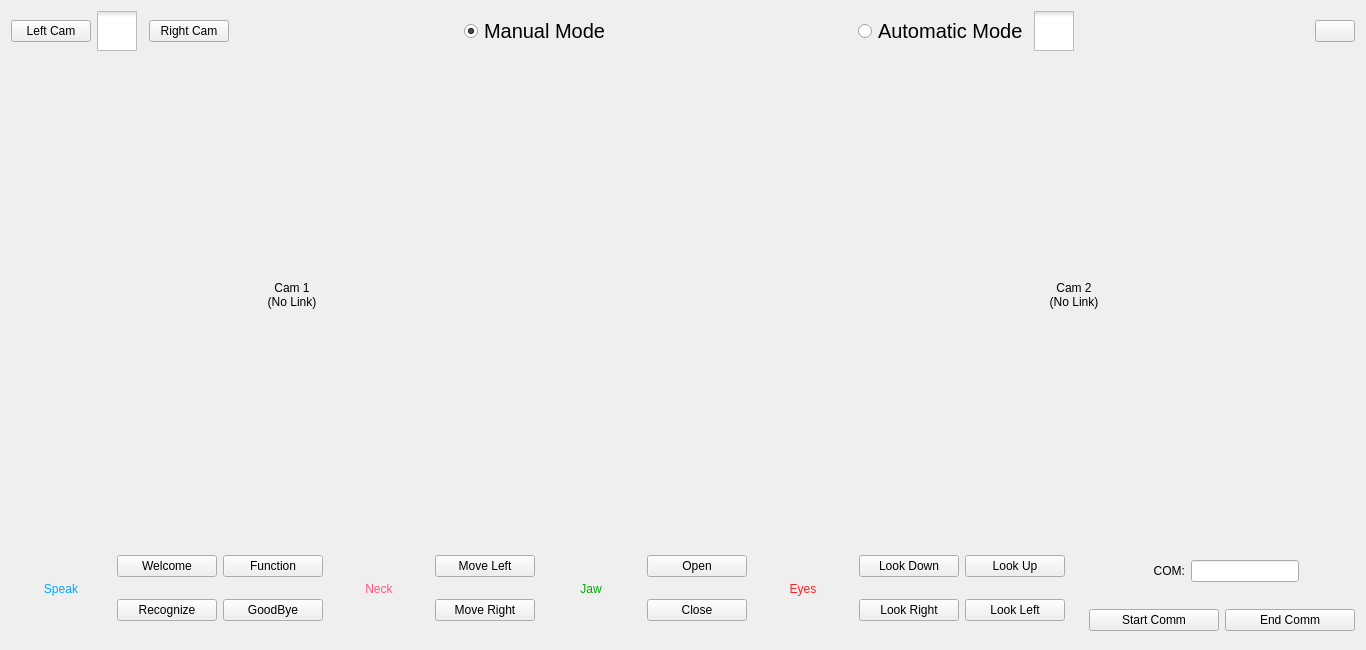
<?xml version="1.0" encoding="UTF-8"?>
<ui version="4.0">
 <class>Form</class>
 <widget class="QWidget" name="Form">
  <property name="geometry">
   <rect>
    <x>0</x>
    <y>0</y>
    <width>1366</width>
    <height>650</height>
   </rect>
  </property>
  <property name="minimumSize">
   <size>
    <width>1000</width>
    <height>650</height>
   </size>
  </property>
  <property name="windowTitle">
   <string>Inmoov Humanoid</string>
  </property>
  <property name="windowIcon">
   <iconset>
    <normaloff>Inmoov_Head.jpg</normaloff>Inmoov_Head.jpg</iconset>
  </property>
  <property name="styleSheet">
   <string notr="true">QProgressBar:horizontal {
    border: 1px solid #3A3939;
    text-align: center;
    padding: 1px;
    background: #201F1F;
}
QProgressBar::chunk:horizontal {
    background-color: qlineargradient(spread:reflect, x1:1, y1:0.545, x2:1, y2:0, stop:0 rgba(28, 66, 111, 255), stop:1 rgba(37, 87, 146, 255));
}

QToolTip
{
    border: 1px solid #3A3939;
    background-color: rgb(90, 102, 117);;
    color: white;
    padding: 1px;
    opacity: 200;
}

QWidget
{
    color: silver;
    background-color: rgb(45,45,68);
    selection-background-color: rgb(45, 45, 68);
	selection-color: rgb(255, 255, 255);
    background-clip: border;
    border-image: none;
    outline: 0;
}

QWidget:item:hover
{
    background-color: #78879b;
    color: black;
}

QCheckBox
{
    spacing: 5px;
    outline: none;
    color: #bbb;
    margin-bottom: 2px;
}

QCheckBox:disabled
{
    color: #777777;
}


QMenuBar
{
    background-color: #302F2F;
    color: silver;
}

QMenuBar::item
{
    background: transparent;
}

QMenuBar::item:selected
{
    background: transparent;
    border: 1px solid #3A3939;
}

QMenuBar::item:pressed
{
    border: 1px solid #3A3939;
    background-color: #3d8ec9;
    color: black;
    margin-bottom:-1px;
    padding-bottom:1px;
}

QMenu
{
    border: 1px solid #3A3939;
    color: silver;
    margin: 1px;
}

QMenu::icon
{
    margin: 1px;
}

QMenu::item
{
    padding: 2px 2px 2px 25px;
    margin-left: 5px;
    border: 1px solid transparent; /* reserve space for selection border */
}

QMenu::item:selected
{
    color: black;
}

QMenu::separator {
    height: 2px;
    background: lightblue;
    margin-left: 10px;
    margin-right: 5px;
}

QMenu::indicator {
    width: 16px;
    height: 16px;
}

/* non-exclusive indicator = check box style indicator
   (see QActionGroup::setExclusive) */
QMenu::indicator:non-exclusive:unchecked {
    image: url(:/dark_blue/img/checkbox_unchecked.png);
}

QMenu::indicator:non-exclusive:unchecked:selected {
    image: url(:/dark_blue/img/checkbox_unchecked_disabled.png);
}

QMenu::indicator:non-exclusive:checked {
    image: url(:/dark_blue/img/checkbox_checked.png);
}

QMenu::indicator:non-exclusive:checked:selected {
    image: url(:/dark_blue/img/checkbox_checked_disabled.png);
}

/* exclusive indicator = radio button style indicator (see QActionGroup::setExclusive) */
QMenu::indicator:exclusive:unchecked {
    image: url(:/dark_blue/img/radio_unchecked.png);
}

QMenu::indicator:exclusive:unchecked:selected {
    image: url(:/dark_blue/img/radio_unchecked_disabled.png);
}

QMenu::indicator:exclusive:checked {
    image: url(:/dark_blue/img/radio_checked.png);
}

QMenu::indicator:exclusive:checked:selected {
    image: url(:/dark_blue/img/radio_checked_disabled.png);
}

QMenu::right-arrow {
    margin: 5px;
    image: url(:/dark_blue/img/right_arrow.png)
}


QWidget:disabled
{
    color: #808080;
    background-color: #302F2F;
}

QAbstractItemView
{
    alternate-background-color: #3A3939;
    color: silver;
    border: 1px solid 3A3939;
    border-radius: 2px;
    padding: 1px;
}

QWidget:focus, QMenuBar:focus
{
    border: 1px solid #78879b;
}

QTabWidget:focus, QCheckBox:focus, QRadioButton:focus, QSlider:focus
{
    border: none;
}

QLineEdit
{
    background-color: #201F1F;
    padding: 2px;
    border-style: solid;
    border: 1px solid #3A3939;
    border-radius: 8px;
    color: silver;
	font-size:17px;
}

QGroupBox {
    border:1px solid #3A3939;
    border-radius: 2px;
    margin-top: 20px;
    background-color: #302F2F;
    color: silver;
}

QGroupBox::title {
    subcontrol-origin: margin;
    subcontrol-position: top center;
    padding-left: 10px;
    padding-right: 10px;
    padding-top: 10px;
}

QAbstractScrollArea
{
    border-radius: 2px;
    border: 1px solid #3A3939;
    background-color: transparent;
}

QScrollBar:horizontal
{
    height: 15px;
    margin: 3px 15px 3px 15px;
    border: 1px transparent #2A2929;
    border-radius: 4px;
    background-color: #2A2929;
}

QScrollBar::handle:horizontal
{
    background-color: #605F5F;
    min-width: 5px;
    border-radius: 4px;
}

QScrollBar::add-line:horizontal
{
    margin: 0px 3px 0px 3px;
    border-image: url(:/dark_blue/img/right_arrow_disabled.png);
    width: 10px;
    height: 10px;
    subcontrol-position: right;
    subcontrol-origin: margin;
}

QScrollBar::sub-line:horizontal
{
    margin: 0px 3px 0px 3px;
    border-image: url(:/dark_blue/img/left_arrow_disabled.png);
    height: 10px;
    width: 10px;
    subcontrol-position: left;
    subcontrol-origin: margin;
}

QScrollBar::add-line:horizontal:hover,QScrollBar::add-line:horizontal:on
{
    border-image: url(:/dark_blue/img/right_arrow.png);
    height: 10px;
    width: 10px;
    subcontrol-position: right;
    subcontrol-origin: margin;
}


QScrollBar::sub-line:horizontal:hover, QScrollBar::sub-line:horizontal:on
{
    border-image: url(:/dark_blue/img/left_arrow.png);
    height: 10px;
    width: 10px;
    subcontrol-position: left;
    subcontrol-origin: margin;
}

QScrollBar::up-arrow:horizontal, QScrollBar::down-arrow:horizontal
{
    background: none;
}


QScrollBar::add-page:horizontal, QScrollBar::sub-page:horizontal
{
    background: none;
}

QScrollBar:vertical
{
    background-color: rgb(59,59,90);
    width: 10px;
    
    border-radius: 4px;
}

QScrollBar::handle:vertical
{
    background-color: rgb(80,80,122);
    min-height: 30px;
    border-radius: 4px;
}

QScrollBar::handle:vertical:hover
{
    background-color: rgb(255,0,127);
}

QScrollBar::handle:vertical:pressed
{
    background-color: rgb(185,0,92);
}

QScrollBar::sub-line:vertical
{
    margin: 3px 0px 3px 0px;
    border-image: url(:/dark_blue/img/up_arrow_disabled.png);
    height: 10px;
    width: 10px;
    subcontrol-position: top;
    subcontrol-origin: margin;
}

QScrollBar::add-line:vertical
{
    margin: 3px 0px 3px 0px;
    border-image: url(:/dark_blue/img/down_arrow_disabled.png);
    height: 10px;
    width: 10px;
    subcontrol-position: bottom;
    subcontrol-origin: margin;
}

QScrollBar::sub-line:vertical:hover,QScrollBar::sub-line:vertical:on
{

    border-image: url(:/dark_blue/img/up_arrow.png);
    height: 10px;
    width: 10px;
    subcontrol-position: top;
    subcontrol-origin: margin;
}


QScrollBar::add-line:vertical:hover, QScrollBar::add-line:vertical:on
{
    border-image: url(:/dark_blue/img/down_arrow.png);
    height: 10px;
    width: 10px;
    subcontrol-position: bottom;
    subcontrol-origin: margin;
}

QScrollBar::up-arrow:vertical, QScrollBar::down-arrow:vertical
{
    background: none;
}


QScrollBar::add-page:vertical, QScrollBar::sub-page:vertical
{
    background: none;
}

QTextEdit
{
    background-color: #201F1F;
    color: silver;
    border: 1px solid #3A3939;
}

QPlainTextEdit
{
    background-color: #201F1F;;
    color: silver;
    border-radius: 2px;
    border: 1px solid #3A3939;
}

QHeaderView::section
{
    background-color: #3A3939;
    color: silver;
    padding-left: 4px;
    border: 1px solid #6c6c6c;
}

QSizeGrip {
    image: url(:/dark_blue/img/sizegrip.png);
    width: 12px;
    height: 12px;
}

QMainWindow
{
    background-color: #302F2F;

}

QMainWindow::separator
{
    background-color: #302F2F;
    color: white;
    padding-left: 4px;
    spacing: 2px;
    border: 1px dashed #3A3939;
}

QMainWindow::separator:hover
{

    background-color: #787876;
    color: white;
    padding-left: 4px;
    border: 1px solid #3A3939;
    spacing: 2px;
}


QMenu::separator
{
    height: 1px;
    background-color: #3A3939;
    color: white;
    padding-left: 4px;
    margin-left: 10px;
    margin-right: 5px;
}


QFrame
{
    border-radius: 2px;
    border: 1px solid #444;
}

QFrame[frameShape=&quot;0&quot;]
{
    border-radius: 2px;
    border: 1px transparent #444;
}

QStackedWidget
{
    background-color: #302F2F;
    border: 1px transparent black;
}

QToolBar {
    border: 1px transparent #393838;
    background: 1px solid #302F2F;
    font-weight: bold;
}

QToolBar::handle:horizontal {
    image: url(:/dark_blue/img/Hmovetoolbar.png);
}
QToolBar::handle:vertical {
    image: url(:/dark_blue/img/Vmovetoolbar.png);
}
QToolBar::separator:horizontal {
    image: url(:/dark_blue/img/Hsepartoolbar.png);
}
QToolBar::separator:vertical {
    image: url(:/dark_blue/img/Vsepartoolbars.png);
}

QPushButton
{
	font-size:15px;
    color: silver;
    background-color: rgb(45,45,68);
    border-width: 2px;
    border-color: rgb(74,73,120);
    border-style: solid;
    padding-top: 2px;
    padding-bottom: 2px;
    padding-left: 10px;
    padding-right: 10px;
    border-radius: 10px;
    /* outline: none; */
    /* min-width: 40px; */
}

QPushButton:disabled
{
    background-color: #302F2F;
    border-width: 2px;
    border-color: #3A3939;
    border-style: solid;
    padding-top: 2px;
    padding-bottom: 2px;
    padding-left: 10px;
    padding-right: 10px;
    /*border-radius: 2px;*/
    color: #808080;
}

QComboBox
{
    selection-background-color: #3d8ec9;
    background-color: #201F1F;
    border-style: solid;
    border: 1px solid #3A3939;
    border-radius: 2px;
    padding: 2px;
    min-width: 75px;
}

QPushButton:checked{
    background-color: #4A4949;
    border-color: #6A6969;
}

QPushButton:hover {
    border: 2px solid #78879b;
    color: silver;
}

QComboBox:hover, QAbstractSpinBox:hover,QLineEdit:hover,QTextEdit:hover,QPlainTextEdit:hover,QAbstractView:hover,QTreeView:hover
{
    border: 1px solid #78879b;
    color: silver;
}

QComboBox:on
{
    background-color: #626873;
    padding-top: 3px;
    padding-left: 4px;
    selection-background-color: #4a4a4a;
}

QComboBox QAbstractItemView
{
    background-color: #201F1F;
    border-radius: 2px;
    border: 1px solid #444;
    selection-background-color: #3d8ec9;
    color: silver;
}

QComboBox::drop-down
{
    subcontrol-origin: padding;
    subcontrol-position: top right;
    width: 15px;

    border-left-width: 0px;
    border-left-color: darkgray;
    border-left-style: solid;
    border-top-right-radius: 3px;
    border-bottom-right-radius: 3px;
}

QComboBox::down-arrow
{
    image: url(:/dark_blue/img/down_arrow_disabled.png);
}

QComboBox::down-arrow:on, QComboBox::down-arrow:hover,
QComboBox::down-arrow:focus
{
    image: url(:/dark_blue/img/down_arrow.png);
}

QPushButton:pressed
{
    background-color: #3d8ec9;;
}

QAbstractSpinBox {
    padding-top: 2px;
    padding-bottom: 2px;
    border: 1px solid #3A3939;
    background-color: #201F1F;
    color: silver;
    border-radius: 2px;
    min-width: 75px;
}

QAbstractSpinBox:up-button
{
    background-color: transparent;
    subcontrol-origin: border;
    subcontrol-position: top right;
}

QAbstractSpinBox:down-button
{
    background-color: transparent;
    subcontrol-origin: border;
    subcontrol-position: bottom right;
}

QAbstractSpinBox::up-arrow,QAbstractSpinBox::up-arrow:disabled,QAbstractSpinBox::up-arrow:off {
    image: url(:/dark_blue/img/up_arrow_disabled.png);
    width: 10px;
    height: 10px;
}
QAbstractSpinBox::up-arrow:hover
{
    image: url(:/dark_blue/img/up_arrow.png);
}


QAbstractSpinBox::down-arrow,QAbstractSpinBox::down-arrow:disabled,QAbstractSpinBox::down-arrow:off
{
    image: url(:/dark_blue/img/down_arrow_disabled.png);
    width: 10px;
    height: 10px;
}
QAbstractSpinBox::down-arrow:hover
{
    image: url(:/dark_blue/img/down_arrow.png);
}


QLabel
{
    border: 0px solid black;
	font-size:17px;
}

QTabWidget{
    border: 1px transparent black;
}

QTabWidget::pane {
    border: 1px solid #444;
    border-radius: 3px;
    padding: 3px;
}

QTabBar
{
    qproperty-drawBase: 0;
    left: 5px; /* move to the right by 5px */
}

QTabBar:focus
{
    border: 0px transparent black;
}

QTabBar::close-button  {
    image: url(:/dark_blue/img/close.png);
    background: transparent;
}

QTabBar::close-button:hover
{
    image: url(:/dark_blue/img/close-hover.png);
    background: transparent;
}

QTabBar::close-button:pressed {
    image: url(:/dark_blue/img/close-pressed.png);
    background: transparent;
}

/* TOP TABS */
QTabBar::tab:top {
    color: #b1b1b1;
    border: 1px solid #4A4949;
    border-bottom: 1px transparent black;
    background-color: #302F2F;
    padding: 5px;
    border-top-left-radius: 2px;
    border-top-right-radius: 2px;
}

QTabBar::tab:top:!selected
{
    color: #b1b1b1;
    background-color: #201F1F;
    border: 1px transparent #4A4949;
    border-bottom: 1px transparent #4A4949;
    border-top-left-radius: 0px;
    border-top-right-radius: 0px;
}

QTabBar::tab:top:!selected:hover {
    background-color: #48576b;
}

/* BOTTOM TABS */
QTabBar::tab:bottom {
    color: #b1b1b1;
    border: 1px solid #4A4949;
    border-top: 1px transparent black;
    background-color: #302F2F;
    padding: 5px;
    border-bottom-left-radius: 2px;
    border-bottom-right-radius: 2px;
}

QTabBar::tab:bottom:!selected
{
    color: #b1b1b1;
    background-color: #201F1F;
    border: 1px transparent #4A4949;
    border-top: 1px transparent #4A4949;
    border-bottom-left-radius: 0px;
    border-bottom-right-radius: 0px;
}

QTabBar::tab:bottom:!selected:hover {
    background-color: #78879b;
}

/* LEFT TABS */
QTabBar::tab:left {
    color: #b1b1b1;
    border: 1px solid #4A4949;
    border-left: 1px transparent black;
    background-color: #302F2F;
    padding: 5px;
    border-top-right-radius: 2px;
    border-bottom-right-radius: 2px;
}

QTabBar::tab:left:!selected
{
    color: #b1b1b1;
    background-color: #201F1F;
    border: 1px transparent #4A4949;
    border-right: 1px transparent #4A4949;
    border-top-right-radius: 0px;
    border-bottom-right-radius: 0px;
}

QTabBar::tab:left:!selected:hover {
    background-color: #48576b;
}


/* RIGHT TABS */
QTabBar::tab:right {
    color: #b1b1b1;
    border: 1px solid #4A4949;
    border-right: 1px transparent black;
    background-color: #302F2F;
    padding: 5px;
    border-top-left-radius: 2px;
    border-bottom-left-radius: 2px;
}

QTabBar::tab:right:!selected
{
    color: #b1b1b1;
    background-color: #201F1F;
    border: 1px transparent #4A4949;
    border-right: 1px transparent #4A4949;
    border-top-left-radius: 0px;
    border-bottom-left-radius: 0px;
}

QTabBar::tab:right:!selected:hover {
    background-color: #48576b;
}

QTabBar QToolButton::right-arrow:enabled {
     image: url(:/dark_blue/img/right_arrow.png);
 }

 QTabBar QToolButton::left-arrow:enabled {
     image: url(:/dark_blue/img/left_arrow.png);
 }

QTabBar QToolButton::right-arrow:disabled {
     image: url(:/dark_blue/img/right_arrow_disabled.png);
 }

 QTabBar QToolButton::left-arrow:disabled {
     image: url(:/dark_blue/img/left_arrow_disabled.png);
 }


QDockWidget {
    border: 1px solid #403F3F;
    titlebar-close-icon: url(:/dark_blue/img/close.png);
    titlebar-normal-icon: url(:/dark_blue/img/undock.png);
}

QDockWidget::close-button, QDockWidget::float-button {
    border: 1px solid transparent;
    border-radius: 2px;
    background: transparent;
}

QDockWidget::close-button:hover, QDockWidget::float-button:hover {
    background: rgba(255, 255, 255, 10);
}

QDockWidget::close-button:pressed, QDockWidget::float-button:pressed {
    padding: 1px -1px -1px 1px;
    background: rgba(255, 255, 255, 10);
}

QTreeView, QListView, QTextBrowser, AtLineEdit, AtLineEdit::hover {
    border: 1px solid #444;
    background-color: silver;
    border-radius: 3px;
    margin-left: 3px;
    color: black;
}

QTreeView:branch:selected, QTreeView:branch:hover {
    background: url(:/dark_blue/img/transparent.png);
}

QTreeView::branch:has-siblings:!adjoins-item {
    border-image: url(:/dark_blue/img/transparent.png);
}

QTreeView::branch:has-siblings:adjoins-item {
    border-image: url(:/dark_blue/img/transparent.png);
}

QTreeView::branch:!has-children:!has-siblings:adjoins-item {
    border-image: url(:/dark_blue/img/transparent.png);
}

QTreeView::branch:has-children:!has-siblings:closed,
QTreeView::branch:closed:has-children:has-siblings {
    image: url(:/dark_blue/img/branch_closed.png);
}

QTreeView::branch:open:has-children:!has-siblings,
QTreeView::branch:open:has-children:has-siblings  {
    image: url(:/dark_blue/img/branch_open.png);
}

QTreeView::branch:has-children:!has-siblings:closed:hover,
QTreeView::branch:closed:has-children:has-siblings:hover {
    image: url(:/dark_blue/img/branch_closed-on.png);
    }

QTreeView::branch:open:has-children:!has-siblings:hover,
QTreeView::branch:open:has-children:has-siblings:hover  {
    image: url(:/dark_blue/img/branch_open-on.png);
    }

QListView::item:!selected:hover, QListView::item:!selected:hover, QTreeView::item:!selected:hover  {
    background: rgba(0, 0, 0, 0);
    outline: 0;
    color: #FFFFFF
}

QListView::item:selected:hover, QListView::item:selected:hover, QTreeView::item:selected:hover  {
    background: #3d8ec9;
    color: #FFFFFF;
}

QSlider::groove:horizontal {
    border: 1px solid #3A3939;
    height: 8px;
    background: #201F1F;
    margin: 2px 0;
    border-radius: 2px;
}

QSlider::handle:horizontal {
    background: QLinearGradient( x1: 0, y1: 0, x2: 0, y2: 1,
      stop: 0.0 silver, stop: 0.2 #a8a8a8, stop: 1 #727272);
    border: 1px solid #3A3939;
    width: 14px;
    height: 14px;
    margin: -4px 0;
    border-radius: 2px;
}

QSlider::groove:vertical {
    border: 1px solid #3A3939;
    width: 8px;
    background: #201F1F;
    margin: 0 0px;
    border-radius: 2px;
}

QSlider::handle:vertical {
    background: QLinearGradient( x1: 0, y1: 0, x2: 0, y2: 1, stop: 0.0 silver,
    stop: 0.2 #a8a8a8, stop: 1 #727272);
    border: 1px solid #3A3939;
    width: 14px;
    height: 14px;
    margin: 0 -4px;
    border-radius: 2px;
}

QToolButton {
    /*  background-color: transparent; */
    border: 2px transparent #4A4949;
    border-radius: 4px;
    background-color: dimgray;
    margin: 2px;
    padding: 2px;
}

QToolButton[popupMode=&quot;1&quot;] { /* only for MenuButtonPopup */
 padding-right: 20px; /* make way for the popup button */
 border: 2px transparent #4A4949;
 border-radius: 4px;
}

QToolButton[popupMode=&quot;2&quot;] { /* only for InstantPopup */
 padding-right: 10px; /* make way for the popup button */
 border: 2px transparent #4A4949;
}


QToolButton:hover, QToolButton::menu-button:hover {
    border: 2px solid #78879b;
}

QToolButton:checked, QToolButton:pressed,
    QToolButton::menu-button:pressed {
    background-color: #4A4949;
    border: 2px solid #78879b;
}

/* the subcontrol below is used only in the InstantPopup or DelayedPopup mode */
QToolButton::menu-indicator {
    image: url(:/dark_blue/img/down_arrow.png);
    top: -7px; left: -2px; /* shift it a bit */
}

/* the subcontrols below are used only in the MenuButtonPopup mode */
QToolButton::menu-button {
    border: 1px transparent #4A4949;
    border-top-right-radius: 6px;
    border-bottom-right-radius: 6px;
    /* 16px width + 4px for border = 20px allocated above */
    width: 16px;
    outline: none;
}

QToolButton::menu-arrow {
    image: url(:/dark_blue/img/down_arrow.png);
}

QToolButton::menu-arrow:open {
    top: 1px; left: 1px; /* shift it a bit */
    border: 1px solid #3A3939;
}

QPushButton::menu-indicator  {
    subcontrol-origin: padding;
    subcontrol-position: bottom right;
    left: 4px;
}

QTableView
{
    border: 1px solid #444;
    gridline-color: #6c6c6c;
    background-color: #201F1F;
}


QTableView, QHeaderView
{
    border-radius: 0px;
}



QTableView::item:selected:active, QTreeView::item:selected:active, QListView::item:selected:active  {
    background: rgb(45, 45, 68);
    color: rgb(255, 255, 255);
}


QHeaderView
{
    border: 1px transparent;
    border-radius: 2px;
    margin: 0px;
    padding: 0px;
}

QHeaderView::section  {
    background-color: #3A3939;
    color: silver;
    padding: 4px;
    border: 1px solid #6c6c6c;
    border-radius: 0px;
    text-align: center;
}

QHeaderView::section::vertical::first, QHeaderView::section::vertical::only-one
{
    border-top: 1px solid #6c6c6c;
}

QHeaderView::section::vertical
{
    border-top: transparent;
}

QHeaderView::section::horizontal::first, QHeaderView::section::horizontal::only-one
{
    border-left: 1px solid #6c6c6c;
}

QHeaderView::section::horizontal
{
    border-left: transparent;
}


QHeaderView::section:checked
 {
    color: white;
    background-color: #5A5959;
 }

 /* style the sort indicator */
QHeaderView::down-arrow {
    image: url(:/dark_blue/img/down_arrow.png);
}

QHeaderView::up-arrow {
    image: url(:/dark_blue/img/up_arrow.png);
}


QTableCornerButton::section {
    background-color: #3A3939;
    border: 1px solid #3A3939;
    border-radius: 2px;
}

QToolBox  {
    padding: 3px;
    border: 1px transparent black;
}

QToolBox::tab {
    color: #b1b1b1;
    background-color: #302F2F;
    border: 1px solid #4A4949;
    border-bottom: 1px transparent #302F2F;
    border-top-left-radius: 5px;
    border-top-right-radius: 5px;
}

 QToolBox::tab:selected { /* italicize selected tabs */
    font: italic;
    background-color: #302F2F;
    border-color: #3d8ec9;
 }

QStatusBar::item {
    border: 1px solid #3A3939;
    border-radius: 2px;
 }


QFrame[height=&quot;3&quot;], QFrame[width=&quot;3&quot;] {
    background-color: #AAA;
}


QSplitter::handle {
    border: 1px dashed #3A3939;
}

QSplitter::handle:hover {
    background-color: #787876;
    border: 1px solid #3A3939;
}

QSplitter::handle:horizontal {
    width: 1px;
}

QSplitter::handle:vertical {
    height: 1px;
}

QListWidget {
    background-color: silver;
    border-radius: 5px;
    margin-left: 5px;
}

QListWidget::item {
    color: black;
}

QMessageBox {
    messagebox-critical-icon	: url(:/dark_blue/img/critical.png);
    messagebox-information-icon	: url(:/dark_blue/img/information.png);
    messagebox-question-icon	: url(:/dark_blue/img/question.png);
    messagebox-warning-icon:    : url(:/dark_blue/img/warning.png);
}

ColorButton::enabled {
    border-radius: 0px;
    border: 1px solid #444444;
}

ColorButton::disabled {
    border-radius: 0px;
    border: 1px solid #AAAAAA;
}</string>
  </property>
  <layout class="QVBoxLayout" name="verticalLayout">
   <item>
    <layout class="QHBoxLayout" name="horizontalLayout">
     <item>
      <widget class="QPushButton" name="rotateL">
       <property name="styleSheet">
        <string notr="true">border-color: rgb(45,45,68);</string>
       </property>
       <property name="text">
        <string>Left Cam</string>
       </property>
       <property name="icon">
        <iconset>
         <normaloff>../Images/rotate_left-removebg-preview.png</normaloff>../Images/rotate_left-removebg-preview.png</iconset>
       </property>
       <property name="iconSize">
        <size>
         <width>16</width>
         <height>30</height>
        </size>
       </property>
      </widget>
     </item>
     <item>
      <widget class="QCheckBox" name="togCam">
       <property name="styleSheet">
        <string notr="true">QCheckBox::indicator{
	width: 40px;
	height: 40px;
}

QCheckBox::indicator:unchecked {
	image: url(:/switchOff/Images/switch_off2.png)
}

QCheckBox::indicator:checked {
	image: url(:/switchOn/Images/switch_on2.png)
}
QCheckBox {
color: rgb(45,45,68);
}</string>
       </property>
       <property name="text">
        <string/>
       </property>
      </widget>
     </item>
     <item>
      <widget class="QPushButton" name="rotateR">
       <property name="styleSheet">
        <string notr="true">border-color: rgb(45,45,68);</string>
       </property>
       <property name="text">
        <string>Right Cam</string>
       </property>
       <property name="icon">
        <iconset>
         <normaloff>../Images/rotate_right-removebg-preview.png</normaloff>../Images/rotate_right-removebg-preview.png</iconset>
       </property>
       <property name="iconSize">
        <size>
         <width>16</width>
         <height>30</height>
        </size>
       </property>
      </widget>
     </item>
     <item>
      <spacer name="horizontalSpacer_4">
       <property name="orientation">
        <enum>Qt::Horizontal</enum>
       </property>
       <property name="sizeHint" stdset="0">
        <size>
         <width>40</width>
         <height>20</height>
        </size>
       </property>
      </spacer>
     </item>
     <item>
      <widget class="QRadioButton" name="manual">
       <property name="font">
        <font>
         <pointsize>15</pointsize>
        </font>
       </property>
       <property name="text">
        <string>Manual Mode</string>
       </property>
       <property name="checked">
        <bool>true</bool>
       </property>
      </widget>
     </item>
     <item>
      <widget class="QLabel" name="label">
       <property name="maximumSize">
        <size>
         <width>300</width>
         <height>80</height>
        </size>
       </property>
       <property name="text">
        <string/>
       </property>
       <property name="pixmap">
        <pixmap>../Images/Pyramakerz Logo transparent.png</pixmap>
       </property>
       <property name="scaledContents">
        <bool>true</bool>
       </property>
      </widget>
     </item>
     <item>
      <spacer name="horizontalSpacer_2">
       <property name="orientation">
        <enum>Qt::Horizontal</enum>
       </property>
       <property name="sizeHint" stdset="0">
        <size>
         <width>40</width>
         <height>20</height>
        </size>
       </property>
      </spacer>
     </item>
     <item>
      <widget class="QRadioButton" name="automatic">
       <property name="font">
        <font>
         <pointsize>15</pointsize>
        </font>
       </property>
       <property name="text">
        <string>Automatic Mode</string>
       </property>
      </widget>
     </item>
     <item>
      <widget class="QCheckBox" name="recognizeCheck">
       <property name="styleSheet">
        <string notr="true">QCheckBox::indicator{
	width: 40px;
	height: 40px;
}

QCheckBox::indicator:unchecked {
	image: url(:/switchOff/Images/switch_off.png)
}

QCheckBox::indicator:checked {
	image: url(:/switchOn/Images/switch_on.png)
}
QCheckBox {
color: rgb(45,45,68);
}</string>
       </property>
       <property name="text">
        <string/>
       </property>
      </widget>
     </item>
     <item>
      <spacer name="horizontalSpacer_5">
       <property name="orientation">
        <enum>Qt::Horizontal</enum>
       </property>
       <property name="sizeHint" stdset="0">
        <size>
         <width>40</width>
         <height>20</height>
        </size>
       </property>
      </spacer>
     </item>
     <item>
      <widget class="QPushButton" name="exit">
       <property name="styleSheet">
        <string notr="true">border-color: rgb(45,45,68);</string>
       </property>
       <property name="text">
        <string/>
       </property>
       <property name="icon">
        <iconset>
         <normaloff>../Images/cross.png</normaloff>../Images/cross.png</iconset>
       </property>
       <property name="iconSize">
        <size>
         <width>50</width>
         <height>50</height>
        </size>
       </property>
      </widget>
     </item>
    </layout>
   </item>
   <item>
    <layout class="QHBoxLayout" name="horizontalLayout_2">
     <item>
      <spacer name="horizontalSpacer_9">
       <property name="orientation">
        <enum>Qt::Horizontal</enum>
       </property>
       <property name="sizeHint" stdset="0">
        <size>
         <width>40</width>
         <height>20</height>
        </size>
       </property>
      </spacer>
     </item>
     <item>
      <widget class="QLabel" name="cam1">
       <property name="minimumSize">
        <size>
         <width>420</width>
         <height>400</height>
        </size>
       </property>
       <property name="styleSheet">
        <string notr="true">border-width: 3px;
border-color: rgb(74,73,120);
border-radius: 15px;</string>
       </property>
       <property name="text">
        <string>Cam 1
(No Link)</string>
       </property>
       <property name="scaledContents">
        <bool>true</bool>
       </property>
       <property name="alignment">
        <set>Qt::AlignCenter</set>
       </property>
      </widget>
     </item>
     <item>
      <spacer name="horizontalSpacer_11">
       <property name="orientation">
        <enum>Qt::Horizontal</enum>
       </property>
       <property name="sizeHint" stdset="0">
        <size>
         <width>40</width>
         <height>20</height>
        </size>
       </property>
      </spacer>
     </item>
     <item>
      <spacer name="horizontalSpacer_12">
       <property name="orientation">
        <enum>Qt::Horizontal</enum>
       </property>
       <property name="sizeHint" stdset="0">
        <size>
         <width>40</width>
         <height>20</height>
        </size>
       </property>
      </spacer>
     </item>
     <item>
      <spacer name="horizontalSpacer_14">
       <property name="orientation">
        <enum>Qt::Horizontal</enum>
       </property>
       <property name="sizeHint" stdset="0">
        <size>
         <width>40</width>
         <height>20</height>
        </size>
       </property>
      </spacer>
     </item>
     <item>
      <spacer name="horizontalSpacer_13">
       <property name="orientation">
        <enum>Qt::Horizontal</enum>
       </property>
       <property name="sizeHint" stdset="0">
        <size>
         <width>40</width>
         <height>20</height>
        </size>
       </property>
      </spacer>
     </item>
     <item>
      <spacer name="horizontalSpacer_3">
       <property name="orientation">
        <enum>Qt::Horizontal</enum>
       </property>
       <property name="sizeHint" stdset="0">
        <size>
         <width>40</width>
         <height>20</height>
        </size>
       </property>
      </spacer>
     </item>
     <item>
      <widget class="QLabel" name="cam2">
       <property name="minimumSize">
        <size>
         <width>420</width>
         <height>400</height>
        </size>
       </property>
       <property name="styleSheet">
        <string notr="true">border-width: 3px;
border-color: rgb(74,73,120);
border-radius: 15px;</string>
       </property>
       <property name="text">
        <string>Cam 2
(No Link)</string>
       </property>
       <property name="scaledContents">
        <bool>true</bool>
       </property>
       <property name="alignment">
        <set>Qt::AlignCenter</set>
       </property>
      </widget>
     </item>
     <item>
      <spacer name="horizontalSpacer_10">
       <property name="orientation">
        <enum>Qt::Horizontal</enum>
       </property>
       <property name="sizeHint" stdset="0">
        <size>
         <width>40</width>
         <height>20</height>
        </size>
       </property>
      </spacer>
     </item>
    </layout>
   </item>
   <item>
    <layout class="QHBoxLayout" name="horizontalLayout_3">
     <item>
      <widget class="QLabel" name="label_3">
       <property name="minimumSize">
        <size>
         <width>100</width>
         <height>0</height>
        </size>
       </property>
       <property name="styleSheet">
        <string notr="true">color: rgb(0, 170, 255);</string>
       </property>
       <property name="text">
        <string>Speak</string>
       </property>
       <property name="alignment">
        <set>Qt::AlignCenter</set>
       </property>
      </widget>
     </item>
     <item>
      <layout class="QGridLayout" name="gridLayout_2">
       <item row="0" column="0">
        <widget class="QPushButton" name="welcome">
         <property name="minimumSize">
          <size>
           <width>100</width>
           <height>0</height>
          </size>
         </property>
         <property name="text">
          <string>Welcome</string>
         </property>
        </widget>
       </item>
       <item row="0" column="1">
        <widget class="QPushButton" name="function">
         <property name="minimumSize">
          <size>
           <width>100</width>
           <height>0</height>
          </size>
         </property>
         <property name="text">
          <string>Function</string>
         </property>
        </widget>
       </item>
       <item row="1" column="0">
        <widget class="QPushButton" name="recognize">
         <property name="minimumSize">
          <size>
           <width>100</width>
           <height>0</height>
          </size>
         </property>
         <property name="text">
          <string>Recognize</string>
         </property>
        </widget>
       </item>
       <item row="1" column="1">
        <widget class="QPushButton" name="bye">
         <property name="minimumSize">
          <size>
           <width>100</width>
           <height>0</height>
          </size>
         </property>
         <property name="text">
          <string>GoodBye</string>
         </property>
        </widget>
       </item>
      </layout>
     </item>
     <item>
      <widget class="QLabel" name="label_4">
       <property name="minimumSize">
        <size>
         <width>100</width>
         <height>0</height>
        </size>
       </property>
       <property name="styleSheet">
        <string notr="true">color: rgb(255, 85, 127);</string>
       </property>
       <property name="text">
        <string>Neck</string>
       </property>
       <property name="alignment">
        <set>Qt::AlignCenter</set>
       </property>
      </widget>
     </item>
     <item>
      <layout class="QVBoxLayout" name="verticalLayout_7">
       <item>
        <widget class="QPushButton" name="rightNeck">
         <property name="minimumSize">
          <size>
           <width>100</width>
           <height>0</height>
          </size>
         </property>
         <property name="text">
          <string>Move Left</string>
         </property>
        </widget>
       </item>
       <item>
        <widget class="QPushButton" name="leftNeck">
         <property name="text">
          <string>Move Right</string>
         </property>
        </widget>
       </item>
      </layout>
     </item>
     <item>
      <widget class="QLabel" name="label_5">
       <property name="minimumSize">
        <size>
         <width>100</width>
         <height>0</height>
        </size>
       </property>
       <property name="styleSheet">
        <string notr="true">color: rgb(0, 170, 0);</string>
       </property>
       <property name="text">
        <string>Jaw</string>
       </property>
       <property name="alignment">
        <set>Qt::AlignCenter</set>
       </property>
      </widget>
     </item>
     <item>
      <layout class="QVBoxLayout" name="verticalLayout_8">
       <item>
        <widget class="QPushButton" name="upJaw">
         <property name="minimumSize">
          <size>
           <width>100</width>
           <height>0</height>
          </size>
         </property>
         <property name="text">
          <string>Open</string>
         </property>
        </widget>
       </item>
       <item>
        <widget class="QPushButton" name="downJaw">
         <property name="text">
          <string>Close</string>
         </property>
        </widget>
       </item>
      </layout>
     </item>
     <item>
      <widget class="QLabel" name="label_6">
       <property name="minimumSize">
        <size>
         <width>100</width>
         <height>100</height>
        </size>
       </property>
       <property name="styleSheet">
        <string notr="true">color: rgb(255, 30, 30);</string>
       </property>
       <property name="text">
        <string>Eyes</string>
       </property>
       <property name="alignment">
        <set>Qt::AlignCenter</set>
       </property>
      </widget>
     </item>
     <item>
      <layout class="QGridLayout" name="gridLayout">
       <item row="1" column="1">
        <widget class="QPushButton" name="leftEyes">
         <property name="text">
          <string>Look Left</string>
         </property>
        </widget>
       </item>
       <item row="0" column="0">
        <widget class="QPushButton" name="upEyes">
         <property name="minimumSize">
          <size>
           <width>100</width>
           <height>0</height>
          </size>
         </property>
         <property name="text">
          <string>Look Down</string>
         </property>
        </widget>
       </item>
       <item row="1" column="0">
        <widget class="QPushButton" name="rightEyes">
         <property name="minimumSize">
          <size>
           <width>100</width>
           <height>0</height>
          </size>
         </property>
         <property name="text">
          <string>Look Right</string>
         </property>
        </widget>
       </item>
       <item row="0" column="1">
        <widget class="QPushButton" name="downEyes">
         <property name="minimumSize">
          <size>
           <width>100</width>
           <height>0</height>
          </size>
         </property>
         <property name="text">
          <string>Look Up</string>
         </property>
        </widget>
       </item>
      </layout>
     </item>
     <item>
      <layout class="QVBoxLayout" name="verticalLayout_3">
       <item>
        <layout class="QHBoxLayout" name="horizontalLayout_5">
         <item>
          <spacer name="horizontalSpacer_6">
           <property name="orientation">
            <enum>Qt::Horizontal</enum>
           </property>
           <property name="sizeHint" stdset="0">
            <size>
             <width>40</width>
             <height>20</height>
            </size>
           </property>
          </spacer>
         </item>
         <item>
          <widget class="QLabel" name="label_2">
           <property name="text">
            <string>COM:</string>
           </property>
           <property name="alignment">
            <set>Qt::AlignRight|Qt::AlignTrailing|Qt::AlignVCenter</set>
           </property>
          </widget>
         </item>
         <item>
          <widget class="QLineEdit" name="comPort">
           <property name="maximumSize">
            <size>
             <width>16777215</width>
             <height>16777215</height>
            </size>
           </property>
          </widget>
         </item>
         <item>
          <widget class="QLabel" name="comLabel">
           <property name="enabled">
            <bool>true</bool>
           </property>
           <property name="sizePolicy">
            <sizepolicy hsizetype="Expanding" vsizetype="Expanding">
             <horstretch>0</horstretch>
             <verstretch>0</verstretch>
            </sizepolicy>
           </property>
           <property name="maximumSize">
            <size>
             <width>50</width>
             <height>50</height>
            </size>
           </property>
           <property name="text">
            <string/>
           </property>
           <property name="pixmap">
            <pixmap>../Images/red.png</pixmap>
           </property>
           <property name="scaledContents">
            <bool>true</bool>
           </property>
          </widget>
         </item>
        </layout>
       </item>
       <item>
        <layout class="QHBoxLayout" name="horizontalLayout_4">
         <item>
          <spacer name="horizontalSpacer_7">
           <property name="orientation">
            <enum>Qt::Horizontal</enum>
           </property>
           <property name="sizeHint" stdset="0">
            <size>
             <width>40</width>
             <height>20</height>
            </size>
           </property>
          </spacer>
         </item>
         <item>
          <widget class="QPushButton" name="start">
           <property name="minimumSize">
            <size>
             <width>130</width>
             <height>0</height>
            </size>
           </property>
           <property name="text">
            <string>Start Comm</string>
           </property>
          </widget>
         </item>
         <item>
          <widget class="QPushButton" name="end">
           <property name="minimumSize">
            <size>
             <width>130</width>
             <height>0</height>
            </size>
           </property>
           <property name="text">
            <string>End Comm</string>
           </property>
          </widget>
         </item>
        </layout>
       </item>
      </layout>
     </item>
    </layout>
   </item>
  </layout>
 </widget>
 <resources>
  <include location="../resource.qrc"/>
 </resources>
 <connections/>
</ui>
